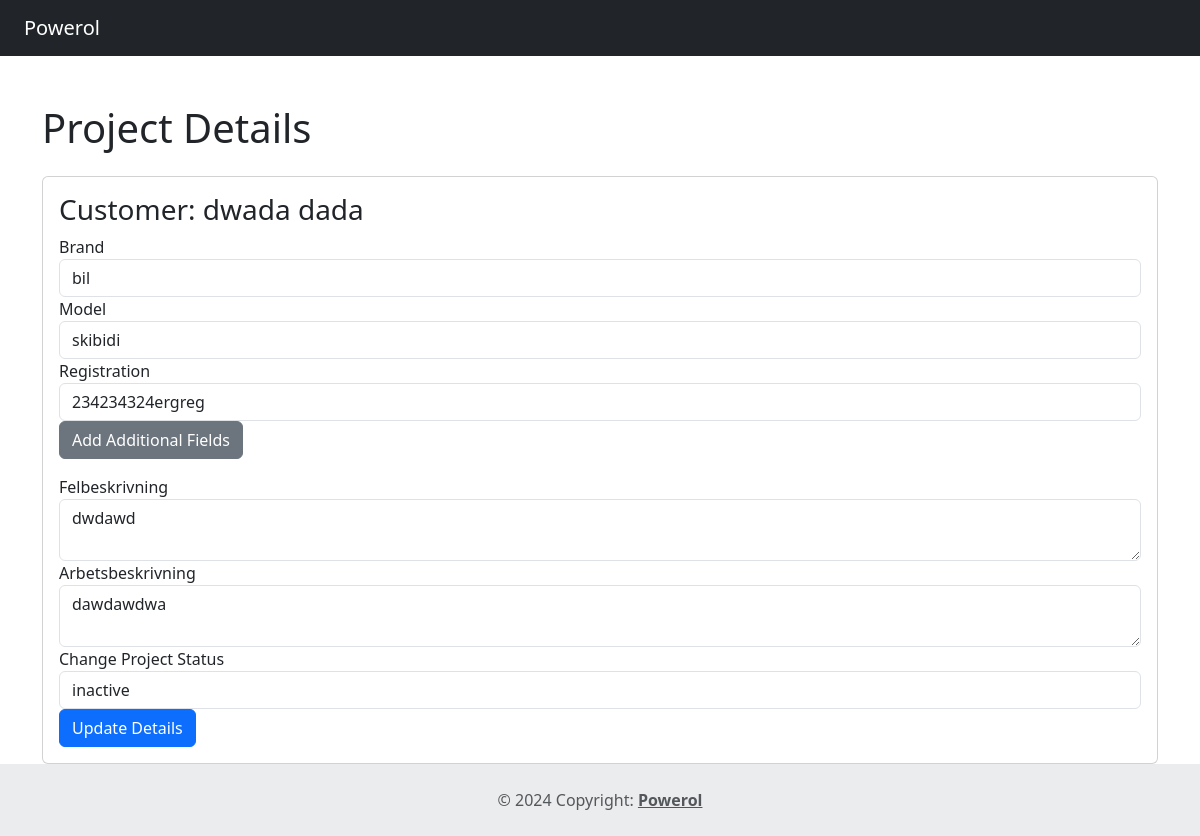
The page /single-project.php?id=22 on the database its author committed.
### tables this page shows
CREATE TABLE `table_projekt` (
  `id_projekt` int(11) NOT NULL,
  `pt_felbeskrivning` varchar(520) NOT NULL,
  `pt_arbetsbeskrivning` varchar(520) NOT NULL,
  `pt_status_fk` int(11) NOT NULL,
  `customer_fk` int(11) NOT NULL,
  `created_by_user_fk` int(11) NOT NULL,
  `car_brand` varchar(255) NOT NULL,
  `car_model` varchar(255) NOT NULL,
  `car_reg` varchar(255) NOT NULL,
  `fk_produkter` int(11) DEFAULT NULL
);

### single-project.php (the view, shortened to what this page needs)
<?php
include_once 'includes/header.php';
include_once 'includes/config.php';
?>
<link href="https://cdn.jsdelivr.net/npm/bootstrap@5.3.3/dist/css/bootstrap.min.css" rel="stylesheet">
<?php
if (isset($_GET['id'])) {
    $id_projekt = $_GET['id'];
    echo "<div class='container mt-5'>";
    echo "<h1 class='mb-4'>Project Details</h1>";
    try {
        $stmt = $pdo->prepare("
            SELECT
                CONCAT(c.cust_fname, ' ', c.cust_lname) AS customer_name,
                p.pt_felbeskrivning,
                p.pt_arbetsbeskrivning,
                p.car_brand,
                p.car_model,
                p.car_reg,
                p.pt_status_fk
            FROM table_projekt p
            JOIN table_customer c ON p.customer_fk = c.id_cust
            WHERE p.id_projekt = ?
        ");
        $stmt->execute([$id_projekt]);
        if ($stmt->rowCount() > 0) {
            $project = $stmt->fetch();
            $status_stmt = $pdo->query("SELECT id_status, status_name FROM table_status");
            $statuses = $status_stmt->fetchAll();
            ?>
            <div class="card">
                <div class="card-body">
                    <h3>Customer: <?= htmlspecialchars($project['customer_name']) ?></h3>
                    <form method="POST">
                        <div class="form-group">
                            <label for="car_brand">Brand</label>
                            <input type="text" id="car_brand" name="car_brand" class="form-control" value="<?= htmlspecialchars($project['car_brand']) ?>">
                        </div>
                        <div class="form-group">
                            <label for="car_model">Model</label>
                            <input type="text" id="car_model" name="car_model" class="form-control" value="<?= htmlspecialchars($project['car_model']) ?>">
                        </div>
                        <div class="form-group">
                            <label for="car_reg">Registration</label>
                            <input type="text" id="car_reg" name="car_reg" class="form-control" value="<?= htmlspecialchars($project['car_reg']) ?>">
                        </div>
                        <button type="button" class="btn btn-secondary mb-3" data-bs-toggle="modal" data-bs-target="#additionalFieldsModal">
                            Add Additional Fields
                        </button>
                        <div class="form-group">
                            <label for="felbeskrivning">Felbeskrivning</label>
                            <textarea id="felbeskrivning" name="felbeskrivning" class="form-control"><?= htmlspecialchars($project['pt_felbeskrivning']) ?></textarea>
                        </div>
                        <div class="form-group">
                            <label for="arbetsbeskrivning">Arbetsbeskrivning</label>
                            <textarea id="arbetsbeskrivning" name="arbetsbeskrivning" class="form-control"><?= htmlspecialchars($project['pt_arbetsbeskrivning']) ?></textarea>
                        </div>
                        <div class="form-group">
                            <label for="status">Change Project Status</label>
                            <select id="status" name="status" class="form-control">
                                <?php foreach ($statuses as $status):
                                    $selected = ($status['id_status'] == $project['pt_status_fk']) ? 'selected' : ''; ?>
                                    <option value="<?= $status['id_status'] ?>" <?= $selected ?>><?= htmlspecialchars($status['status_name']) ?></option>
                                <?php endforeach; ?>
                            </select>
                        </div>
                        <button type="submit" class="btn btn-primary">Update Details</button>
                    </form>
                </div>
            </div>
            <?php
        } else {
            echo "<div class='alert alert-info' role='alert'>Project not found.</div>";
        }
    } catch (PDOException $e) {
        echo "<div class='alert alert-danger' role='alert'>Error: " . htmlspecialchars($e->getMessage()) . "</div>";
    }
    echo "</div>";
} else {
    echo "<div class='alert alert-danger' role='alert'>No project ID specified.</div>";
}
include_once 'includes/footer.php';
?>

### assets/css/style.css (style rules this page uses)
#arbetsbeskrivning { pointer-events: none; }

### rows shown on the page
table_projekt: car_brand "bil", car_model "skibidi", car_reg "234234324ergreg", felbeskrivning "dwdawd", arbetsbeskrivning "dawdawdwa"

### other values the page prints
$project['customer_name'] "dwada dada"
form field status "inactive"
